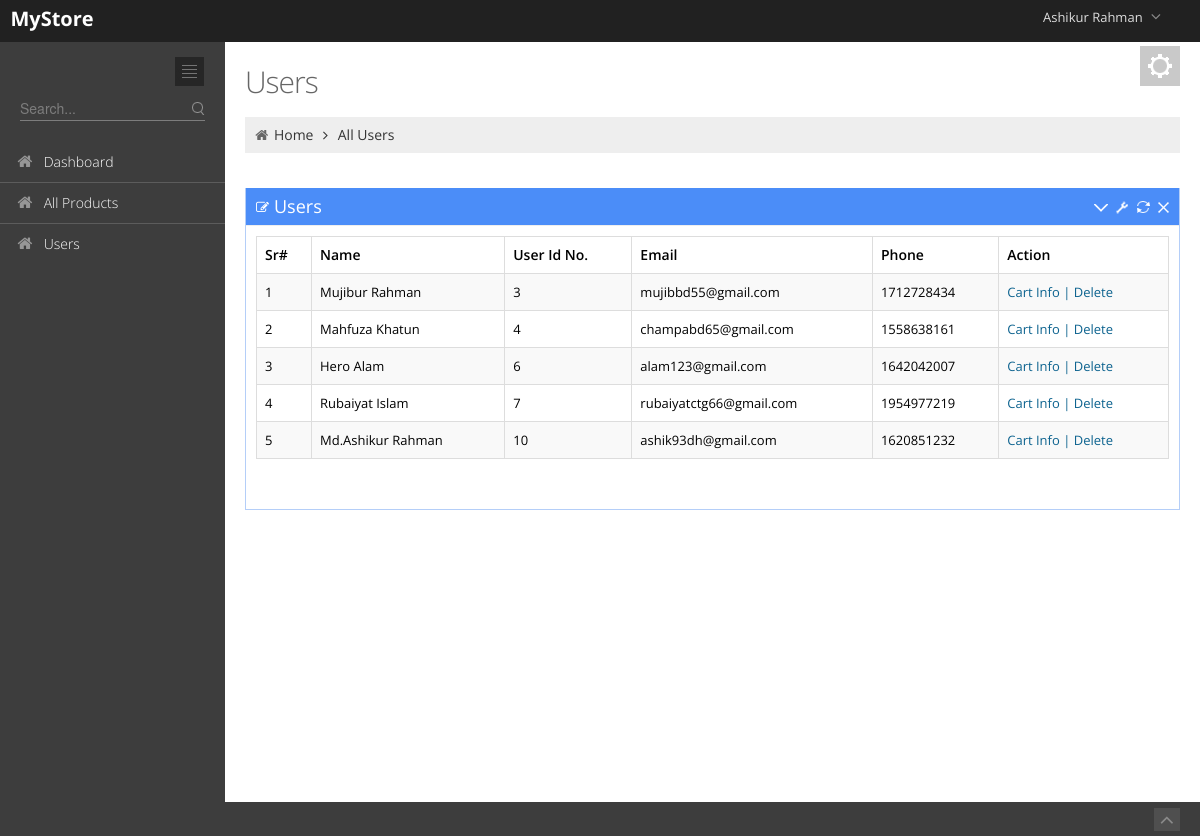
The page /cms/all_users.php (signed in) on the database its author committed.
### tables this page shows
CREATE TABLE `users` (
  `id` int(11) NOT NULL,
  `name` text NOT NULL,
  `email` varchar(99) NOT NULL,
  `cell_no` int(11) NOT NULL,
  `password` varchar(99) NOT NULL
);

### cms/all_users.php (the view, shortened to what this page needs)
<?php require_once('includes/head.php')?>
</head>
<body class="page-header-fixed">
<?php require_once('includes/header.php'); ?>
<div class="page-container row-fluid">
    <?php require_once('includes/sidebar_menu.php'); ?>
    <div class="page-content">
        <div class="container-fluid">
            <div class="row-fluid">
                <div class="span12">
                    <?php require_once('includes/customizer.php'); ?>
                    <h3 class="page-title">
                        Users
                    </h3>
                    <ul class="breadcrumb">
                        <li>
                            <i class="icon-home"></i>
                            <a href="index.php">Home</a>
                            <span class="icon-angle-right"></span>
                        </li>
                        <li>
                            <a href="#">All Users</a>
                        </li>
                    </ul>
                </div>
            </div>
            <div class="row-fluid">
                <div class="span12">
                    <div class="portlet box blue">
                        <div class="portlet-title">
                            <div class="caption"><i class="icon-edit"></i> Users</div>
                            <div class="tools">
                                <a href="javascript:;" class="collapse"></a>
                                <a href="#portlet-config" data-toggle="modal" class="config"></a>
                                <a href="javascript:;" class="reload"></a>
                                <a href="javascript:;" class="remove"></a>
                            </div>
                        </div>
                        <div class="portlet-body">
                            <form action="" method="post" enctype="multipart/form-data" >
                                <div  style=" unicode-bidi:bidi-override;
                                          direction: ltr;overflow: auto;">
                                    <table class="table table-striped table-hover table-bordered">
                                        <thead>
                                        <tr>
                                            <th>Sr#</th>
                                            <th> Name</th>
                                            <th>User Id No.</th>
                                             <th> Email</th>
                                            <th>Phone</th>
                                            <th>Action</th>
                                        </tr>
                                        </thead>
                                        <tbody>
                                            <?php
                                            $i=0;
                                            $query="Select * FROM users";
                                            $run=  mysqli_query($link, $query);
                                            while($row=  mysqli_fetch_array($run)){
                                                $i++;
                                            ?>
                                            <tr class="response">
                                                <td><?php echo $i ;?></td>
                                                <td><?php echo $row['name']; ?></td>
                                                 <td><?php echo $row['id']; ?></td>
                                                <td><?php echo $row['email']; ?></td>
                                               <td><?php echo $row['cell_no']; ?></td>
                                                <td>
                                                    <a href="cart_info_admin.php?id=<?php echo $row['id'];?>& name=<?php echo $row['name'];?>">Cart Info |</a>
                                                    <a href="user_delete.php?id=<?php echo $row['id'];?>">Delete</a>
                                                </td>
                                            </tr>
                                            <?php } ?>
                                        </tbody>
                                    </table>
                                </div>
                            </form>
                        </div>
                    </div>
                </div>
            </div>
        </div>
    </div>
</div>
<?php require_once('includes/footer.php') ?>
</body>
</html>

### cms/assets/css/style-metro.css (style rules this page uses)
div, input, select, textarea, span, img, table, td, th, p, a, button, ul, li { -webkit-border-radius: 0 !important; -moz-border-radius: 0 !important; border-radius: 0 !important; }

### cms/assets/css/style-responsive.css (style rules this page uses)
@media (min-width: 980px) { .page-content { margin-left: 225px; margin-top: 0px; min-height: 760px; } }

### cms/assets/css/themes/default.css (style rules this page uses)
body { background-color: #3d3d3d !important; }

### rows shown on the page
users: name "Mujibur Rahman", id "3", email "mujibbd55@gmail.com", cell_no "1712728434"
users: name "Mahfuza Khatun", id "4", email "champabd65@gmail.com", cell_no "1558638161"
users: name "Hero Alam", id "6", email "alam123@gmail.com", cell_no "1642042007"
users: name "Rubaiyat Islam", id "7", email "rubaiyatctg66@gmail.com", cell_no "1954977219"
users: name "Md.Ashikur Rahman", id "10", email "ashik93dh@gmail.com", cell_no "1620851232"

### other values the page prints
$_SESSION['admin_name'] "Ashikur Rahman"
